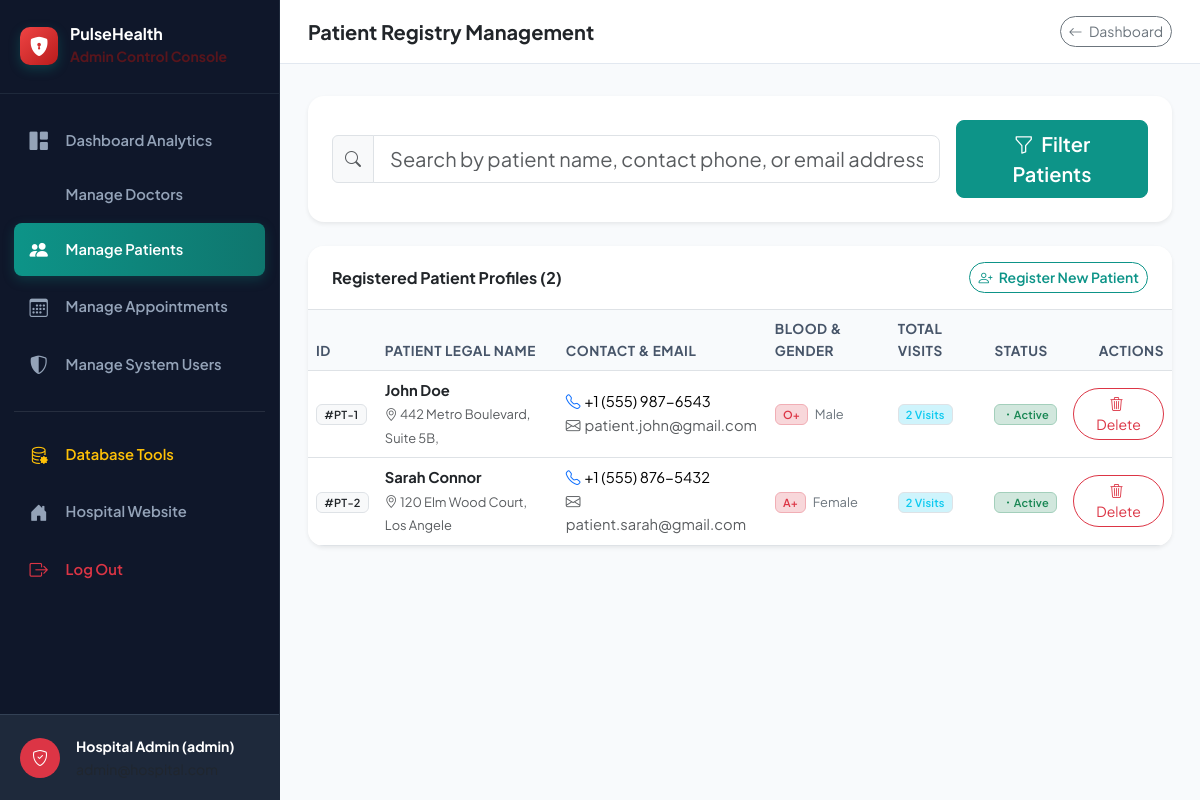
/admin/manage-patients.php (signed in), run on the app's committed database.
### tables this page shows
CREATE TABLE IF NOT EXISTS `patients` (
    `id` INT AUTO_INCREMENT PRIMARY KEY,
    `user_id` INT NOT NULL,
    `full_name` VARCHAR(100) NOT NULL,
    `dob` DATE NULL,
    `gender` ENUM('Male', 'Female', 'Other') DEFAULT 'Male',
    `phone` VARCHAR(20) NOT NULL,
    `blood_group` VARCHAR(5) DEFAULT 'O+',
    `address` TEXT NULL,
    `emergency_contact` VARCHAR(100) NULL,
    `created_at` TIMESTAMP DEFAULT CURRENT_TIMESTAMP,
    FOREIGN KEY (`user_id`) REFERENCES `users`(`id`) ON DELETE CASCADE
);

CREATE TABLE IF NOT EXISTS `users` (
    `id` INT AUTO_INCREMENT PRIMARY KEY,
    `username` VARCHAR(60) NOT NULL UNIQUE,
    `email` VARCHAR(100) NOT NULL UNIQUE,
    `password` VARCHAR(255) NOT NULL,
    `role` ENUM('admin', 'doctor', 'patient') NOT NULL,
    `status` ENUM('active', 'inactive') DEFAULT 'active',
    `created_at` TIMESTAMP DEFAULT CURRENT_TIMESTAMP
);

### admin/manage-patients.php (the view, shortened to what this page needs)
<?php
require_once __DIR__ . '/../config/db.php';
$search = sanitize($_GET['search'] ?? '');
$patients = [];
try {
    $sql = "
        SELECT p.*, u.email, u.username, u.status AS user_status,
               (SELECT COUNT(*) FROM appointments a WHERE a.patient_id = p.id) AS appointment_count
        FROM patients p
        JOIN users u ON p.user_id = u.id
    ";
    $params = [];
    $sql .= " ORDER BY p.created_at DESC";
    $stmt = $pdo->prepare($sql);
    $stmt->execute($params);
    $patients = $stmt->fetchAll();
} catch (Exception $e) {
}
include __DIR__ . '/../includes/header.php';
?>
<div class="portal-wrapper">
    <?php include __DIR__ . '/sidebar.php'; ?>
    <div class="portal-content">
        <header class="portal-topbar">
            <div class="d-flex align-items-center gap-3">
                <h5 class="mb-0 fw-bold text-dark">Patient Registry Management</h5>
            </div>
            <a href="dashboard.php" class="btn btn-sm btn-outline-secondary rounded-pill">
                <i class="bi bi-arrow-left me-1"></i> Dashboard
            </a>
        </header>
        <main class="portal-main">
            <div class="card border-0 shadow-sm rounded-4 p-4 mb-4">
                <form method="GET" action="manage-patients.php" class="row g-3 align-items-center">
                    <div class="col-md-9">
                        <div class="input-group">
                            <span class="input-group-text bg-light"><i class="bi bi-search text-muted"></i></span>
                            <input type="text" name="search" class="form-control form-control-lg" placeholder="Search by patient name, contact phone, or email address..." value="<?= htmlspecialchars($search) ?>">
                        </div>
                    </div>
                    <div class="col-md-3">
                        <button type="submit" class="btn btn-primary btn-lg w-100 rounded-3">
                            <i class="bi bi-funnel me-1"></i> Filter Patients
                        </button>
                    </div>
                </form>
            </div>
            <div class="card border-0 shadow-sm rounded-4 overflow-hidden">
                <div class="card-header bg-white p-3 px-4 d-flex justify-content-between align-items-center border-bottom">
                    <h6 class="mb-0 fw-bold text-dark">Registered Patient Profiles (<?= count($patients) ?>)</h6>
                    <a href="../patient/register.php" target="_blank" class="btn btn-sm btn-outline-primary rounded-pill">
                        <i class="bi bi-person-plus me-1"></i> Register New Patient
                    </a>
                </div>
                <div class="table-responsive">
                    <table class="table table-hover align-middle mb-0">
                        <thead>
                            <tr>
                                <th>ID</th>
                                <th>Patient Legal Name</th>
                                <th>Contact & Email</th>
                                <th>Blood & Gender</th>
                                <th>Total Visits</th>
                                <th>Status</th>
                                <th class="text-end">Actions</th>
                            </tr>
                        </thead>
                        <tbody>
                            <?php if (!empty($patients)): ?>
                                <?php foreach ($patients as $p): ?>
                                    <tr>
                                        <td><span class="badge bg-light text-dark border">#PT-<?= $p['id'] ?></span></td>
                                        <td>
                                            <div class="fw-bold text-dark"><?= htmlspecialchars($p['full_name']) ?></div>
                                            <small class="text-muted"><i class="bi bi-geo-alt"></i> <?= htmlspecialchars(substr($p['address'] ?? 'No address', 0, 30)) ?></small>
                                        </td>
                                        <td class="small">
                                            <div><i class="bi bi-telephone text-primary me-1"></i><?= htmlspecialchars($p['phone']) ?></div>
                                            <div class="text-muted"><i class="bi bi-envelope text-muted me-1"></i><?= htmlspecialchars($p['email']) ?></div>
                                        </td>
                                        <td>
                                            <span class="badge bg-danger-subtle text-danger border border-danger-subtle me-1"><?= htmlspecialchars($p['blood_group']) ?></span>
                                            <small class="text-secondary"><?= htmlspecialchars($p['gender']) ?></small>
                                        </td>
                                        <td>
                                            <span class="badge bg-info-subtle text-info border"><?= $p['appointment_count'] ?> Visits</span>
                                        </td>
                                        <td>
                                            <?= getStatusBadge($p['user_status']) ?>
                                        </td>
                                        <td class="text-end">
                                            <form method="POST" action="manage-patients.php" class="d-inline" onsubmit="return confirm('Are you sure you want to permanently remove patient <?= htmlspecialchars($p['full_name']) ?> and associated records?');">
                                                <button type="submit" class="btn btn-sm btn-outline-danger rounded-pill px-3">
                                                    <i class="bi bi-trash3 me-1"></i>Delete
                                                </button>
                                            </form>
                                        </td>
                                    </tr>
                                <?php endforeach; ?>
                            <?php endif; ?>
                        </tbody>
                    </table>
                </div>
            </div>
        </main>
    </div>
</div>
</body>
</html>

### config/db.php (shortened to what this page needs)
<?php
function sanitize($data) {
    return htmlspecialchars(trim($data), ENT_QUOTES, 'UTF-8');
}
function getStatusBadge($status) {
    switch (strtolower($status)) {
        case 'active':
            return '<span class="badge bg-success-subtle text-success border border-success-subtle"><i class="bi bi-dot"></i>Active</span>';
    }
}

### assets/css/style.css (style rules this page uses)
:root { --primary: #0d9488; --primary-dark: #0f766e; --primary-light: #ccfbf1; --secondary: #0284c7; --secondary-dark: #0369a1; --accent: #f59e0b; --danger: #ef4444; --success: #10b981; --bg-main: #f8fafc; --card-bg: #ffffff; --text-dark: #0f172a; --text-muted: #64748b; --border-color: #e2e8f0; --radius-sm: 8px; --radius-md: 14px; --radius-lg: 20px; --shadow-sm: 0 1px 3px rgba(15, 23, 42, 0.06); --shadow-md: 0 4px 20px -2px rgba(15, 23, 42, 0.08); --shadow-lg: 0 12px 30px -4px rgba(15, 23, 42, 0.12); --transition: all 0.25s cubic-bezier(0.16, 1, 0.3, 1); }
body { font-family: 'Plus Jakarta Sans', -apple-system, BlinkMacSystemFont, "Segoe UI", Roboto, sans-serif; background-color: var(--bg-main); color: var(--text-dark); margin: 0; padding: 0; overflow-x: hidden; line-height: 1.6; }
.portal-wrapper { display: flex; min-height: 100vh; background: var(--bg-main); }
.portal-content { flex-grow: 1; display: flex; flex-direction: column; overflow-x: hidden; }
.portal-topbar { background: #ffffff; border-bottom: 1px solid var(--border-color); padding: 1rem 1.75rem; display: flex; align-items: center; justify-content: space-between; }
.portal-main { padding: 2rem 1.75rem; flex-grow: 1; }
.btn-primary { background-color: var(--primary); border-color: var(--primary); font-weight: 600; }
.btn-outline-primary { color: var(--primary); border-color: var(--primary); font-weight: 600; }
.table th { font-weight: 700; color: #475569; font-size: 0.85rem; text-transform: uppercase; letter-spacing: 0.5px; background-color: #f8fafc; }
.table td { vertical-align: middle; font-size: 0.92rem; }
.badge { font-weight: 600; letter-spacing: 0.2px; }

### data on the page
patients: id "1", full_name "John Doe", address "442 Metro Boulevard, Suite 5B,", phone "+1 (555) 987-6543", user.email "patient.john@gmail.com", blood_group "O+", gender "Male", appointment_count "2"
patients: id "2", full_name "Sarah Connor", address "120 Elm Wood Court, Los Angele", phone "+1 (555) 876-5432", user.email "patient.sarah@gmail.com", blood_group "A+", gender "Female", appointment_count "2"

### other printed values
APP_NAME "PulseHealth"
$adminName "Hospital Admin (admin)"
count($patients) "2"
